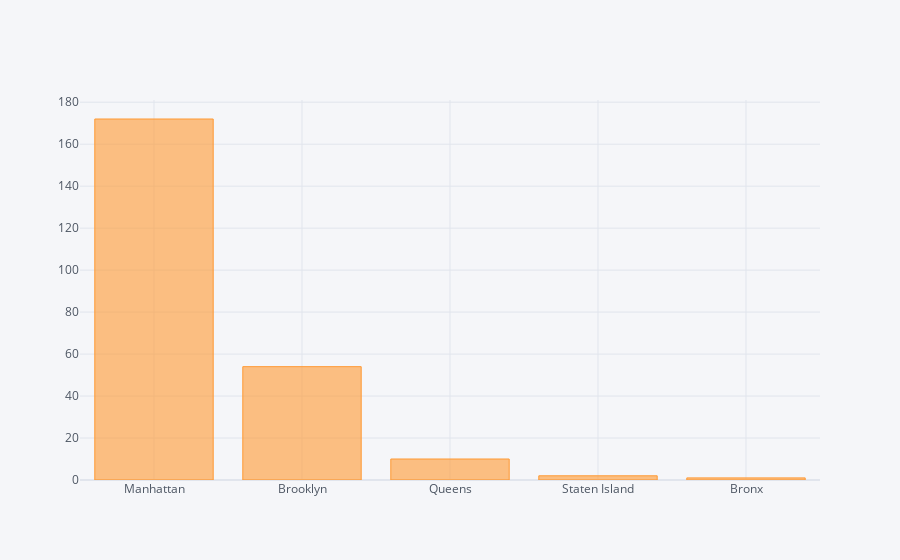

Write notebook code for a chart like this one.
### Code cell
df[df.price>1000].sort_values(ascending=False,by="price").neighbourhood_group.value_counts().iplot(kind="bar")

### Figure 1 — Plotly figure (JSON) as saved in the notebook; plotly's stock layout.template omitted (floating-point values rounded to 4 significant figures)
{"data": [{"marker": {"color": "rgba(255, 153, 51, 0.6)", "line": {"color": "rgba(255, 153, 51, 1.0)", "width": 1}}, "name": "neighbourhood_group", "orientation": "v", "text": "", "type": "bar", "x": ["Manhattan", "Brooklyn", "Queens", "Staten Island", "Bronx"], "y": [172, 54, 10, 2, 1]}], "layout": {"legend": {"bgcolor": "#F5F6F9", "font": {"color": "#4D5663"}}, "paper_bgcolor": "#F5F6F9", "plot_bgcolor": "#F5F6F9", "title": {"font": {"color": "#4D5663"}}, "xaxis": {"gridcolor": "#E1E5ED", "showgrid": true, "tickfont": {"color": "#4D5663"}, "title": {"font": {"color": "#4D5663"}, "text": ""}, "zerolinecolor": "#E1E5ED"}, "yaxis": {"gridcolor": "#E1E5ED", "showgrid": true, "tickfont": {"color": "#4D5663"}, "title": {"font": {"color": "#4D5663"}, "text": ""}, "zerolinecolor": "#E1E5ED"}}}
